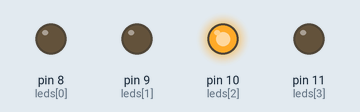
Bench run of a sketch on a simulated Arduino Uno, built with avr-gcc and run on an emulated ATmega328P. On the bench: output pins drawn as LEDs (lit = HIGH).

Above: at 0.5 s.
At 1.4 s:
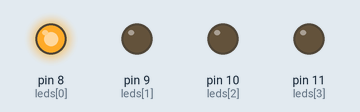
At 2.1 s:
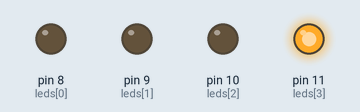
At 3.1 s:
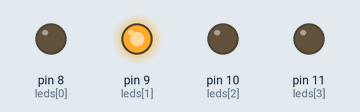
Timing chart, 0 to 3.4 s (numbered marks = the images above):
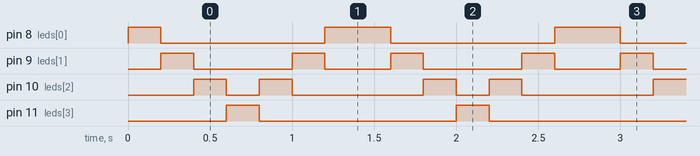

The sketch:

ejop1_arduino.ino
```cpp
int leds[] = {8, 9, 10, 11}; // Pines conectados a los LEDs
int numLeds = 4;

void setup() {
    for (int i = 0; i < numLeds; i++) {
        pinMode(leds[i], OUTPUT);
    }
}

void loop() {
    // Encender de izquierda a derecha
    for (int i = 0; i < numLeds; i++) {
        digitalWrite(leds[i], HIGH);
        delay(200);
        digitalWrite(leds[i], LOW);
    }

    // Encender de derecha a izquierda
    for (int i = numLeds - 2; i >= 0; i--) { // Evita repetir extremos
        digitalWrite(leds[i], HIGH);
        delay(200);
        digitalWrite(leds[i], LOW);
    }
}
```

Measured:
- by itself, pin 8 (leds[0]): repeats every 1.4 s: LOW 1.0 s, HIGH 0.40 s
- by itself, pin 9 (leds[1]): repeats every 1.4 s: LOW 0.60 s, HIGH 0.20 s, LOW 0.40 s, HIGH 0.20 s
- by itself, pin 10 (leds[2]): repeats every 1.4 s: LOW 0.20 s, HIGH 0.20 s, LOW 0.80 s, HIGH 0.20 s
- by itself, pin 11 (leds[3]): alternates HIGH for 0.20 s and LOW for 1.2 s
